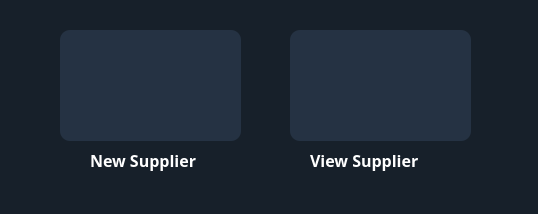
<?xml version="1.0" encoding="UTF-8"?>
<ui version="4.0">
 <class>MainWindow</class>
 <widget class="QMainWindow" name="MainWindow">
  <property name="geometry">
   <rect>
    <x>0</x>
    <y>0</y>
    <width>538</width>
    <height>214</height>
   </rect>
  </property>
  <property name="windowTitle">
   <string>Opciones</string>
  </property>
  <property name="windowIcon">
   <iconset>
    <normaloff>Icons/DRAGONN.ico</normaloff>Icons/DRAGONN.ico</iconset>
  </property>
  <property name="styleSheet">
   <string notr="true">background-color:rgb(23, 32, 42);</string>
  </property>
  <widget class="QWidget" name="centralwidget">
   <widget class="QPushButton" name="btn_add">
    <property name="geometry">
     <rect>
      <x>60</x>
      <y>30</y>
      <width>181</width>
      <height>111</height>
     </rect>
    </property>
    <property name="cursor">
     <cursorShape>PointingHandCursor</cursorShape>
    </property>
    <property name="styleSheet">
     <string notr="true">QPushButton{
background-color:rgb(37, 50, 67);color:white;
border-radius:10px;
}

QPushButton:hover{
background-color:rgb(159, 159, 159);

}
</string>
    </property>
    <property name="text">
     <string/>
    </property>
    <property name="icon">
     <iconset>
      <normaloff>Icons/carpeta.png</normaloff>Icons/carpeta.png</iconset>
    </property>
    <property name="iconSize">
     <size>
      <width>60</width>
      <height>60</height>
     </size>
    </property>
   </widget>
   <widget class="QLabel" name="label">
    <property name="geometry">
     <rect>
      <x>90</x>
      <y>150</y>
      <width>131</width>
      <height>21</height>
     </rect>
    </property>
    <property name="font">
     <font>
      <family>Arial Black</family>
      <pointsize>12</pointsize>
      <weight>75</weight>
      <bold>true</bold>
     </font>
    </property>
    <property name="cursor">
     <cursorShape>PointingHandCursor</cursorShape>
    </property>
    <property name="styleSheet">
     <string notr="true">color:white
</string>
    </property>
    <property name="text">
     <string>New Supplier</string>
    </property>
   </widget>
   <widget class="QLabel" name="label_2">
    <property name="geometry">
     <rect>
      <x>310</x>
      <y>150</y>
      <width>141</width>
      <height>21</height>
     </rect>
    </property>
    <property name="font">
     <font>
      <family>Arial Black</family>
      <pointsize>12</pointsize>
      <weight>75</weight>
      <bold>true</bold>
     </font>
    </property>
    <property name="cursor">
     <cursorShape>PointingHandCursor</cursorShape>
    </property>
    <property name="styleSheet">
     <string notr="true">color:white
</string>
    </property>
    <property name="text">
     <string>View Supplier</string>
    </property>
   </widget>
   <widget class="QPushButton" name="btn_view">
    <property name="geometry">
     <rect>
      <x>290</x>
      <y>30</y>
      <width>181</width>
      <height>111</height>
     </rect>
    </property>
    <property name="cursor">
     <cursorShape>PointingHandCursor</cursorShape>
    </property>
    <property name="styleSheet">
     <string notr="true">QPushButton{
background-color:rgb(37, 50, 67);color:white;
border-radius:10px;
}

QPushButton:hover{
background-color:rgb(159, 159, 159);

}
</string>
    </property>
    <property name="text">
     <string/>
    </property>
    <property name="icon">
     <iconset>
      <normaloff>Icons/carpeta.png</normaloff>Icons/carpeta.png</iconset>
    </property>
    <property name="iconSize">
     <size>
      <width>60</width>
      <height>60</height>
     </size>
    </property>
   </widget>
  </widget>
  <widget class="QStatusBar" name="statusbar"/>
 </widget>
 <resources/>
 <connections/>
</ui>
